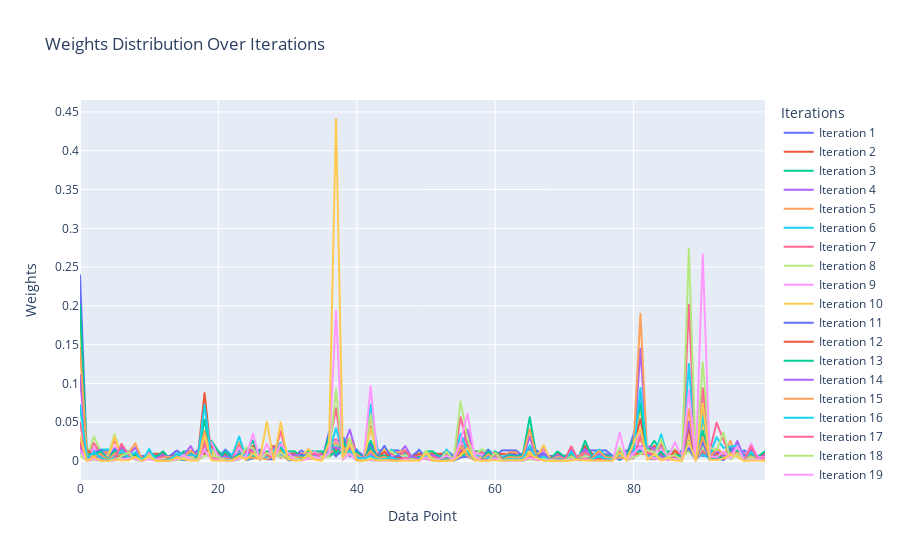

Notebook source saved alongside this figure:
### Markdown cell above
## Weights interpretation
Higher weights indicate data points that are difficult to classify for the previous ensembled classifier, this means that the new classifier needs to give more attention to those weights.

### Code cell
import pandas as pd
import plotly.express as px

def plot_weights(iteration_info):
    # Create a DataFrame to hold the data for all iterations
    data = []
    for info in iteration_info:
        for idx, weight in enumerate(info['weights']):
            data.append({'Data Point': idx, 'Weight': weight, 'Iteration': f"Iteration {info['iteration']}"})

    # Convert the list of dictionaries to a pandas DataFrame
    df = pd.DataFrame(data)

    # Create the line plot using Plotly Express
    fig = px.line(df, x='Data Point', y='Weight', color='Iteration',
                  labels={'Data Point': 'Data Point', 'Weight': 'Weights', 'Iteration': 'Iterations'},
                  title='Weights Distribution Over Iterations')

    # Show the plot
    fig.show()
    fig.write_html(f"boosting_output/weights.html")

plot_weights(iteration_info)
